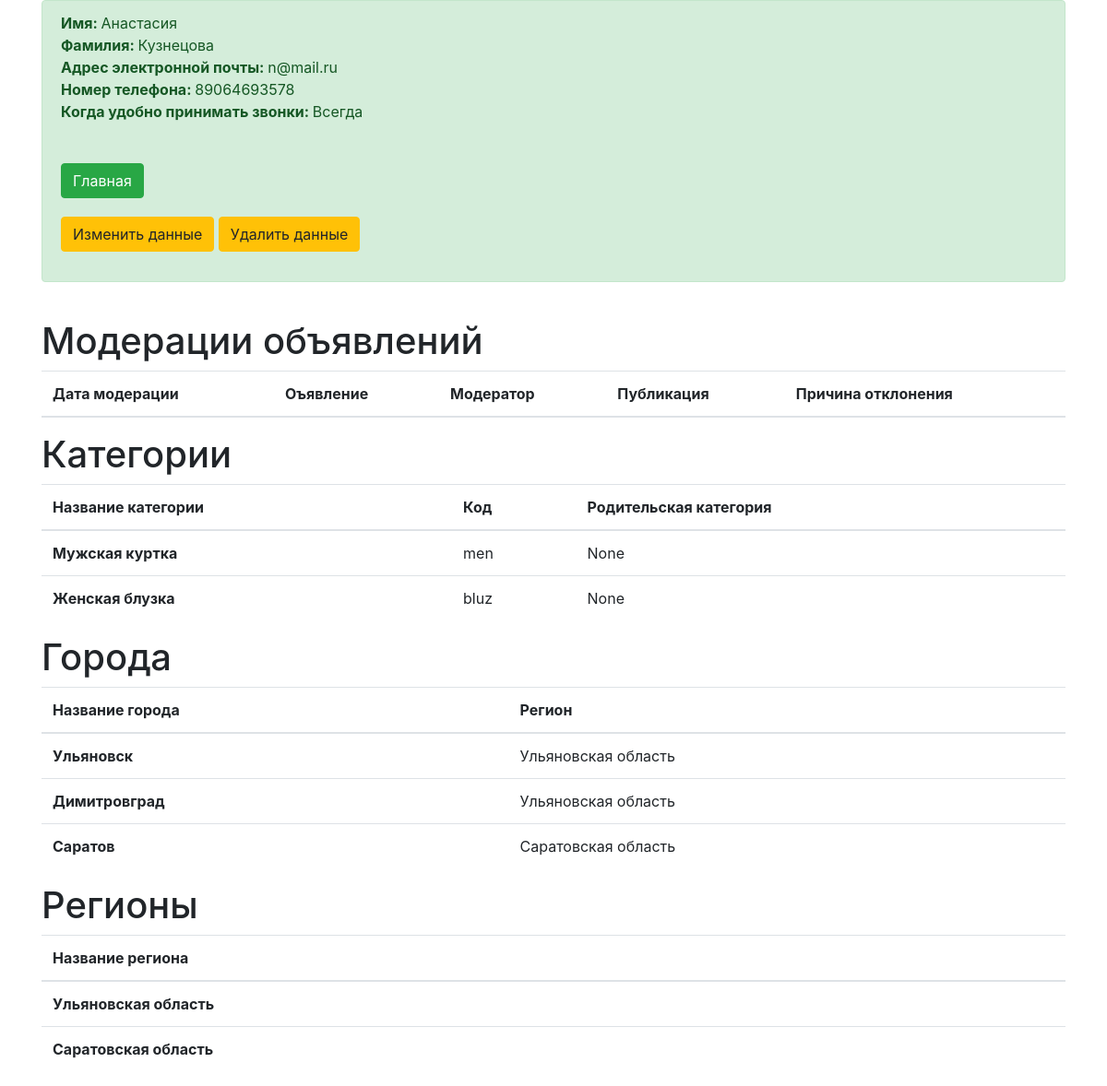
Screenshot of /profile/1/ (signed in) with the database file from the repository.
### mainapp/models.py (models this page shows, shortened)
class User(AbstractUser):
    patronymic = models.CharField('Отчество', max_length=50, null=True, blank=True)
    role = models.CharField('Роль', max_length=50, default="Пользователь")
    phone = models.CharField('Номер телефона', max_length=50)
    convenient_time = models.CharField('Когда удобно принимать звонки', max_length=50)
    status_user = models.CharField(max_length=20, choices=UserStatus.CHOICES, default=UserStatus.waiting)

class Category(models.Model):
    name_cat = models.CharField('Название категории', max_length=50)
    code = models.CharField('Код', max_length=50)
    parent = models.ForeignKey('self', blank=True, on_delete=models.SET_NULL, null=True)

class Cities(models.Model):
    name_city = models.CharField('Название города', max_length=50, blank=False, null=True)
    region = models.ForeignKey('Region', on_delete=models.SET_NULL, null=True)

class Region(models.Model):
    name_reg = models.CharField('Название региона', max_length=50, blank=False, null=True)
    def __str__(self):
        return str(self.name_reg)

### mainapp/views.py (the view)
# urls.py: path('profile/<int:id>/', views.render_profile, name='profile'),
def render_profile(request, id):
    seller = User.objects.get(id=id)
    announcement = Announcement.objects.all()
    announcement_user = Announcement.objects.filter(user=id)
    category = Category.objects.all()
    cities = Cities.objects.all()
    region = Region.objects.all()
    moderation = ModerationAd.objects.all()
    return render(request, "profile.html", {'seller': seller, 'announcement': announcement,
                                            'category': category,
                                            'cities': cities,
                                            'region': region,
                                            'moderation': moderation,
                                            'announcement_user': announcement_user})

### mainapp/templatetags/auth_extras.py (called while the page is built)
@register.filter(name='has_group')
def has_group(user, group_name):
    group = Group.objects.get(name=group_name)
    return True if group in user.groups.all() else False

### templates/profile.html (shortened to what this page needs)
{% load auth_extras %}
<!DOCTYPE html>
<html lang="en">
<head>
    <link rel="stylesheet" href="https://maxcdn.bootstrapcdn.com/bootstrap/4.1.3/css/bootstrap.min.css">
</head>
<body>
<div class="container">
    <div class="about">
        <div class="seller">
            <div class="alert alert-success" role="alert">
                <b>Имя: </b> {{ seller.first_name }}<br>
                <b>Фамилия: </b> {{ seller.last_name }}<br>
                <b>Адрес электронной почты: </b> {{ seller.email }}<br>
                <b>Номер телефона: </b> {{ seller.phone }}<br>
                <b>Когда удобно принимать звонки: </b> {{ seller.convenient_time }}<br><br>
                <a class="btn btn-success" style="margin-top: 20px; margin-bottom: 20px" href="{% url 'mainapp:index' %}" role="button">Главная</a><br>
                <a class="btn btn-warning" href="{% url 'mainapp:info_update' seller.id %}" role="button" style="margin-bottom: 20px">Изменить данные</a>
                <a class="btn btn-warning" href="{% url 'mainapp:info_delete' seller.id %}" role="button" style="margin-bottom: 20px">Удалить данные</a>
            </div>
        </div>
        {% if request.user.is_superuser or request.user|has_group:"Администратор" or request.user|has_group:"Модератор" %}
        <br>
        <h1>Модерации объявлений</h1>
        <div class="time-work">
            <table class="table table-hover">
              <thead>
                <tr>
                  <th scope="col">Дата модерации</th>
                  <th scope="col">Оъявление</th>
                  <th scope="col">Модератор</th>
                  <th scope="col">Публикация</th>
                  <th scope="col">Причина отклонения</th>
                </tr>
              </thead>
            </table>
        </div>
        {% endif %}
        {% if request.user.is_superuser or request.user|has_group:"Администратор" %}
            <h1>Категории</h1>
            <div class="time-work">
                <table class="table table-hover">
                  <thead>
                    <tr>
                      <th scope="col">Название категории</th>
                      <th scope="col">Код</th>
                      <th scope="col">Родительская категория</th>
                    </tr>
                  </thead>
                  <tbody>
                      {% for i in category %}
                          <tr>
                          <th scope="row">{{ i.name_cat }}</th>
                              <td>{{ i.code }}</td>
                              <td>{{ i.parent }}</td>
                          </tr>
                      {% endfor %}
                  </tbody>
                </table>
            </div>
            <h1>Города</h1>
            <div class="time-work">
                <table class="table table-hover">
                  <thead>
                    <tr>
                      <th scope="col">Название города</th>
                      <th scope="col">Регион</th>
                    </tr>
                  </thead>
                  <tbody>
                      {% for i in cities %}
                          <tr>
                          <th scope="row">{{ i.name_city }}</th>
                              <td>{{ i.region }}</td>
                          </tr>
                      {% endfor %}
                  </tbody>
                </table>
            </div>
            <h1>Регионы</h1>
            <div class="time-work">
                <table class="table table-hover">
                  <thead>
                    <tr>
                      <th scope="col">Название региона</th>
                    </tr>
                  </thead>
                  <tbody>
                      {% for i in region %}
                          <tr>
                          <th scope="row">{{ i.name_reg }}</th>
                          </tr>
                      {% endfor %}
                  </tbody>
                </table>
            </div>
        {% endif %}
    </div>
</div>
</body>
</html>

### rows the page displays
User: first_name "Анастасия", last_name "Кузнецова", email "n@mail.ru", phone "89064693578", convenient_time "Всегда"
Category: name_cat "Мужская куртка", code "men", parent "None"
Category: name_cat "Женская блузка", code "bluz", parent "None"
Cities: name_city "Ульяновск", region "Ульяновская область"
Cities: name_city "Димитровград", region "Ульяновская область"
Cities: name_city "Саратов", region "Саратовская область"
Region: name_reg "Ульяновская область"
Region: name_reg "Саратовская область"
